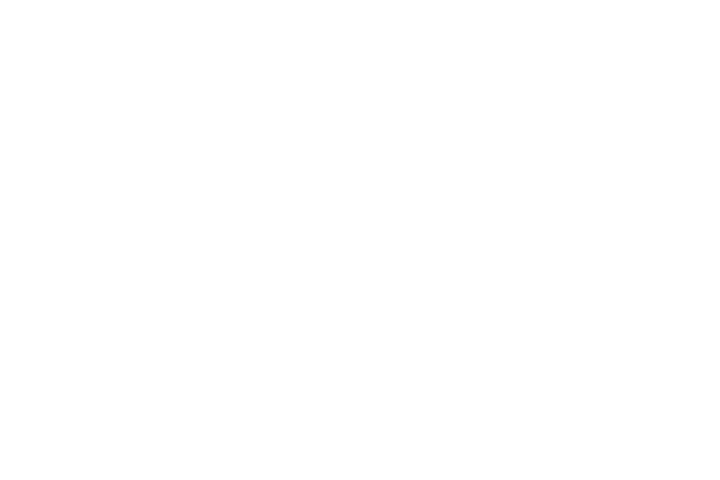
Frame 1 (no input)
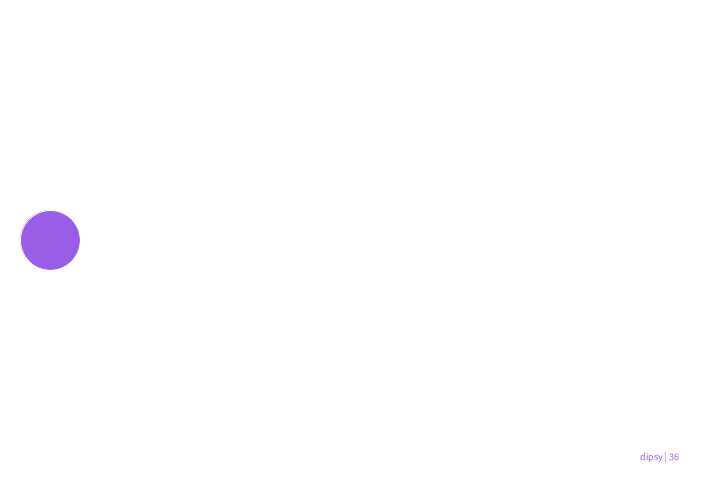
Frame 60 (the mouse pressed at the canvas centre just before this capture)
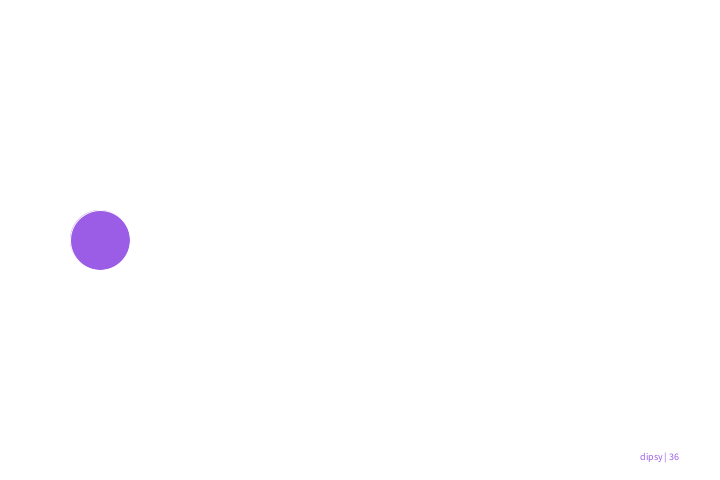
Frame 120 (the mouse held since frame 60 and released just before this capture)

The Processing sketch that drew these frames (run headless with seeded random() and noise(); from frame 60 on, the mouse is pressed at the canvas centre):

// Processing sketch: pattern43
// ── pattern43.pde
int a = 0;

void setup() {
  size(720, 480);
  stroke(255);
}

void draw() {
  if(a>width/2){
  background(0,0,0);
  } else{
  background(255,255,255);
  }
  
textSize(10);
text("dipsy | 36",640,460);
  
  a = a + 25;

  circle(a, 240, height/8);
  fill(155, 93, 229);
 
  if(a > width) {
    a = 0;

  }
}
